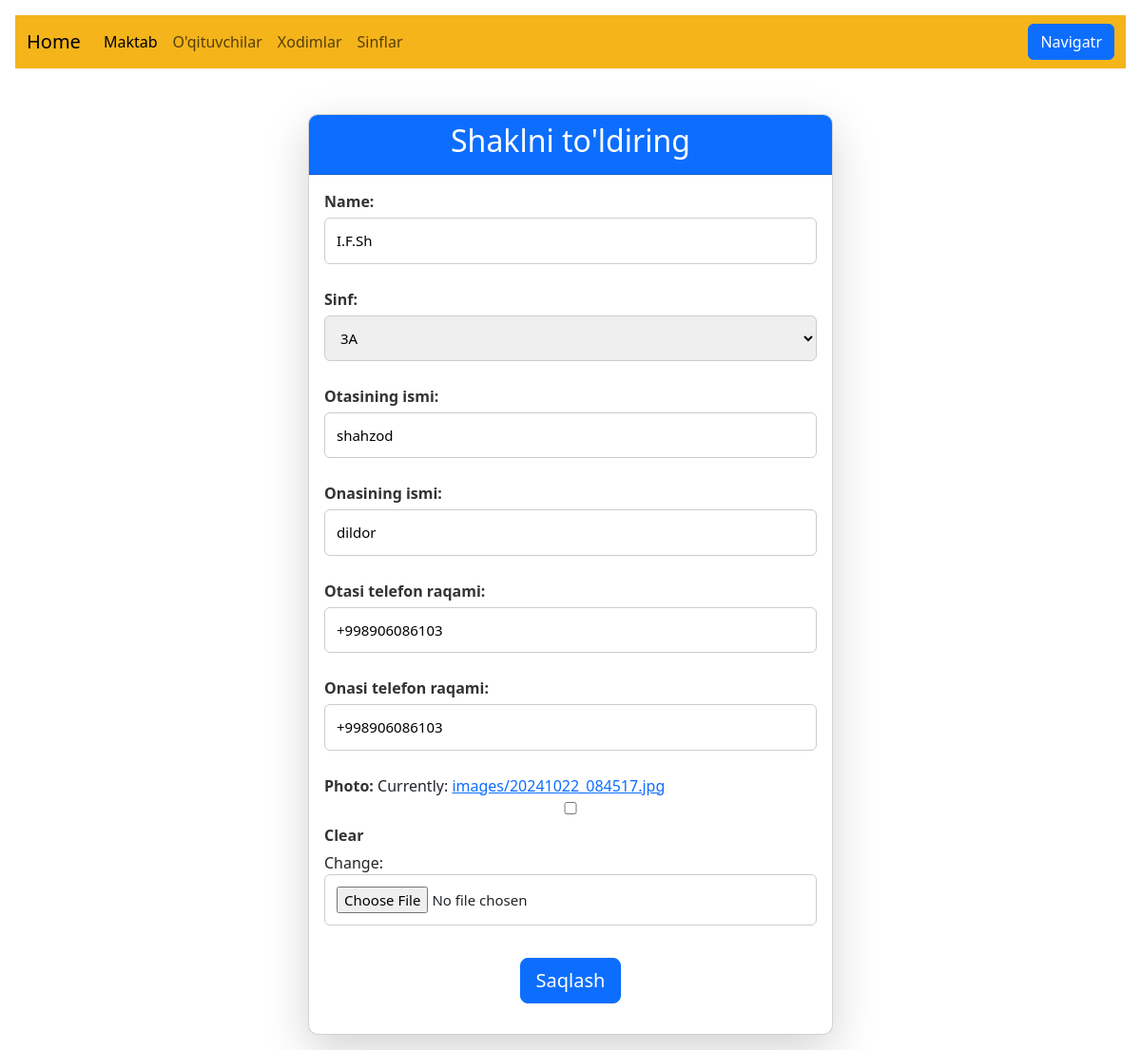
The page /student/1/edit-s/ (signed in) on the database its author committed.
### student/models.py (models this page shows, shortened)
class Students(models.Model):
    name = models.CharField(max_length=55)
    class_name = models.ForeignKey(
        ClassName,
        on_delete=models.CASCADE,
        related_name='students',
        verbose_name='Sinf'
    )
    name_father = models.CharField(max_length=55, verbose_name="Otasining ismi")
    name_mom = models.CharField(max_length=55, verbose_name="Onasining ismi")
    phone_father = models.CharField(max_length=17, default='+998', verbose_name="Otasi telefon raqami")
    phone_mom = models.CharField(max_length=17, default='+998', verbose_name="Onasi telefon raqami")
    photo = models.ImageField(default="/media/about1.jpg", upload_to='images/', blank=True)
    author = models.ForeignKey(
        get_user_model(),
        on_delete=models.CASCADE,
    )

class ClassName(models.Model):
    name = models.CharField(max_length=3, unique=True, verbose_name="Sinf Nomi")
    class_id = models.IntegerField()
    class_letter = models.CharField(blank=True, max_length=1)
    class_teacher = models.ForeignKey(
        'Teachers',
        on_delete=models.SET_NULL,
        null=True,
        blank=True,
        related_name='class_groups',
        verbose_name='Sinf Rahbari'
    )
    def __str__(self):
        return self.name

### student/views.py (the view)
# urls.py: path('<int:pk>/edit-s/', StudentsUpdateView.as_view(), name='students_edit'),
class StudentsUpdateView(LoginRequiredMixin, UserPassesTestMixin, UpdateView):
    model = Students
    fields = ('name', 'class_name', 'name_father', 'name_mom',
              'phone_father', 'phone_mom', 'photo')
    template_name = 'students_edit.html'
    def test_func(self):
        obj = self.get_object()
        return obj.author == self.request.user

### templates/students_edit.html (shortened to what this page needs)
{% extends 'base2.html' %}
{% load static %}
{% block content %}
<link rel="stylesheet" href="{% static 'css/students-edit.css' %}">
<div class="container mt-5">
    <div class="card shadow-lg">
        <div class="card-header text-center bg-primary text-white">
            <h2>Shaklni to'ldiring</h2>
        </div>
        <div class="card-body">
            <form method="post" enctype="multipart/form-data">
                {{ form.as_p }}
                <div class="d-flex justify-content-center mt-4">
                    <button type="submit" class="btn btn-primary btn-lg">Saqlash</button>
                </div>
            </form>
        </div>
    </div>
</div>
{% endblock content %}

### static/css/students-edit.css (style rules this page uses)
.container { max-width: 600px; }
.card { border-radius: 10px; overflow: hidden; }
form p { margin-bottom: 15px; }
form label { font-weight: bold; margin-bottom: 5px; color: #333; }
form input, form select, form textarea { width: 100%; padding: 12px; margin-bottom: 10px; border: 1px solid #ccc; border-radius: 6px; font-size: 15px; transition: border-color 0.3s ease, box-shadow 0.3s ease; }
button { padding: 10px 20px; background-color: #007bff; color: #fff; border: none; border-radius: 5px; font-size: 16px; cursor: pointer; transition: background-color 0.3s ease, transform 0.2s ease; }

### rows shown on the page
Students: name "I.F.Sh", class_name "3A", name_father "shahzod", name_mom "dildor", phone_father "+998906086103", phone_mom "+998906086103"
